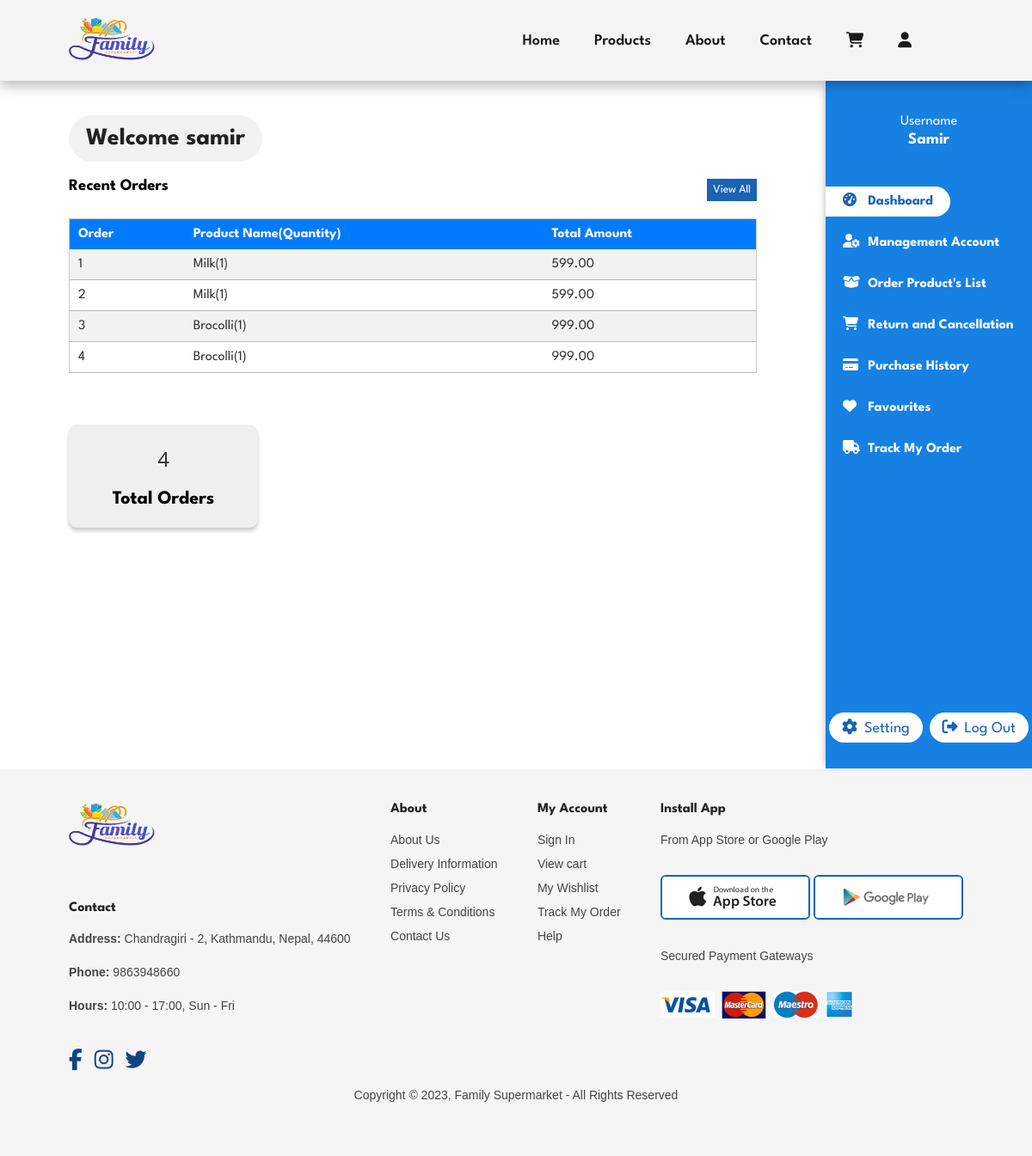
Screenshot of /customer.php (signed in) with the database file from the repository.
### tables this page shows
CREATE TABLE `form` (
  `id` int(11) NOT NULL,
  `name` varchar(60) NOT NULL,
  `email` varchar(50) NOT NULL,
  `password` varchar(50) NOT NULL,
  `phone` bigint(11) NOT NULL
);

CREATE TABLE `orders` (
  `order_id` int(11) NOT NULL,
  `product_id` int(11) DEFAULT NULL,
  `customer_id` int(11) NOT NULL,
  `username` varchar(50) NOT NULL,
  `email` varchar(50) NOT NULL,
  `phone` bigint(15) NOT NULL,
  `address` varchar(100) NOT NULL,
  `payment_mode` varchar(50) NOT NULL,
  `products` varchar(500) NOT NULL,
  `paid_amount` float(10,2) NOT NULL
);

### customer.php (the view, shortened to what this page needs)
<?php
    $activePage = '';
    include "header.php";
?>
<?php
    include 'dbconnect.php';
if(isset($_SESSION['customer_id'])) {
    $customer_id = $_SESSION['customer_id'];
    $customer_query = mysqli_query($conn, "SELECT * FROM form WHERE id = '$customer_id'");
    $customerData = mysqli_fetch_assoc($customer_query);
} else {
    echo "User ID is not set";
    header('location: login.php');
}
?>
<section id="dashboard">
    <div class="left-dash-sec section-p1">
        <h2>Welcome <?php echo $customerData['name'] ?></h2>
        <div class="recent-order">
                <div class="order-head">
                    <h3>Recent Orders</h3>
                    <button onclick="allOrders.php">View All</button>
                </div>
                <div class="container">
                    <table class="user-table">
                        <tr>
                            <th>Order</th>
                            <th>Product Name(Quantity)</th>
                            <th>Total Amount</th>
                        </tr>
                        <?php
                        $sql = "SELECT * FROM orders WHERE customer_id = '$customer_id' LIMIT 5";
                        $result = mysqli_query($conn, $sql);
                        if (mysqli_num_rows($result) > 0) {
                            $counter = 1;
                            while ($row = mysqli_fetch_assoc($result)) {
                                $products = $row['products'];
                                $totalAmount = $row['paid_amount'];
                                echo '<tr>';
                                echo '<td>' . $counter . '</td>';
                                echo '<td>' . $products . '</td>';
                                echo '<td>' . $totalAmount . '</td>';
                                echo '</tr>';
                                $counter++;
                            }
                        } else {
                            echo '<tr><td colspan="4">No recent orders found.</td></tr>';
                        }
                        $totalOrders = mysqli_num_rows($result);
                        ?>
                    </table>
                </div>
            </div>
            <div class="total-details-con">
                <div class="total-details">
                    <p><?php echo "$totalOrders" ?></p>
                    <h3>Total Orders</h3>
                </div>
            </div>
    </div>
    <div class="right-dash-sec-customer">
        <div class="sidebar">
            <div class='name'>
                <span>Username</span>
                <h3><?php echo $customerData['name'] ?></h3>
            </div>
            <nav>
                <ul>
                    <li><a class="active" href="customer.php"><i class="fas fa-tachometer-alt"></i> Dashboard</a></li>
                    <li><a href="#"><i class="fas fa-user-cog"></i> Management Account</a></li>
                    <li><a href="allOrders.php"><i class="fas fa-box-open"></i> Order Product's List</a></li>
                    <li><a href="#"><i class="fas fa-shopping-cart"></i> Return and Cancellation</a></li>
                    <li><a href="#"><i class="fas fa-credit-card"></i> Purchase History</a></li>
                    <li><a href="#"><i class="fas fa-heart"></i> Favourites</a></li>
                    <li><a href="#"><i class="fas fa-truck"></i> Track My Order</a></li>
                </ul>
            </nav>
            <div class="setting">
                <a href="#"><i class="fa-solid fa-gear"></i>Setting</a>
                <a href="customerLogout.php" ><i class="fa-solid fa-right-from-bracket"></i>Log Out</a>
            </div>
        </div>
    </div>
</section>
<footer class="section-p1">
        <div class="col">
            <a href="index.php"><img class="logo" src="./img/logo.png" alt="logo"></a>
            <h4>Contact</h4>
            <p> <strong>Address:</strong> Chandragiri - 2, Kathmandu, Nepal, 44600 </p>
            <p> <strong>Phone:</strong> 9863948660</p>
            <p> <strong>Hours:</strong> 10:00 - 17:00, Sun - Fri</p>
            <div class="follow">
                <i class="fa-brands fa-facebook-f"></i>
                <i class="fa-brands fa-instagram"></i>
                <i class="fa-brands fa-twitter"></i>
            </div>
        </div>
        <div class="col">
            <h4>About</h4>
            <a href="about.php">About Us</a>
            <a href="#">Delivery Information</a>
            <a href="#">Privacy Policy</a>
            <a href="termsCondtions.php">Terms & Conditions</a>
            <a href="contact.php">Contact Us</a>
        </div>
        <div class="col">
            <h4>My Account</h4>
            <a href="login.php">Sign In</a>
            <a href="cart.php">View cart</a>
            <a href="#">My Wishlist</a>
            <a href="#">Track My Order</a>
            <a href="#">Help</a>
        </div>
        <div class="col install">
            <h4>Install App</h4>
            <p>From App Store or Google Play</p>
            <div class="row">
                <img src="img/pay/app.jpg" alt="apple_store">
                <img src="img/pay/play.jpg" alt="googlePlay_store">
            </div>
            <p>Secured Payment Gateways</p>
            <img src="img/pay/pay.png" alt="payment methods">
        </div>
        <div class="copyright">
            <p>Copyright © 2023, Family Supermarket - All Rights Reserved</p>
        </div>
    </footer>
<?php include "footer.php" ?>

### header.php (shortened to what this page needs)
<!DOCTYPE html>
<html lang="en">
<head>
    <link rel="stylesheet" href="./css/styles.css">
    <link rel="stylesheet" href="./css/admin.css">
</head>
<body>
    <div class="header">
            <a href="index.php"><img src="./img/logo.png" class="logo" alt="logo"></a>
        <nav>
            <ul id="navbar">
                <li><a class="<?php echo ($activePage == 'home') ? 'active':''; ?>" href="index.php">Home</a></li>
                <li><a class="<?php echo ($activePage == 'products') ? 'active':''; ?>" href="products.php">Products</a></li>
                <li><a class="<?php echo ($activePage == 'about') ? 'active':''; ?>" href="about.php">About</a></li>
                <li><a class="<?php echo ($activePage == 'contact') ? 'active':''; ?>" href="contact.php">Contact</a></li>
                <li id="shop-cart"><a class="<?php echo ($activePage == 'cart') ? 'active':''; ?>" href="./cart.php"><i class="fa-solid fa-cart-shopping"></i></a></li>
                <li><a href="customer.php" class="login-btn"><i class="fa-solid fa-user"></i></a></li>
            </ul>
        </nav>
    </div>

### footer.php
</body>
</html>

### css/styles.css (style rules this page uses)
* { margin: 0; padding: 0; box-sizing: border-box; font-family: 'League Spartan', sans-serif; }
h2 { font-size: 46px; line-height: 54px; color: #222; }
h4 { font-size: 20px; color: #222 }
p { font-size: 16px; color: #5f5f5f; margin: 15px 0 20px 0; font-family: 'Segoe UI', Tahoma, Geneva, Verdana, sans-serif; }
.section-p1 { padding: 40px 80px; }
body { width: 100%; }
.logo { height: 50px; width: 100px; }
.header { display: flex; align-items: center; justify-content: space-between; padding: 20px 80px; background: #F5F5F5; box-shadow: 0 5px 15px rgba(0, 0, 0, 0.297); z-index: 999; position: sticky; top: 0; left: 0; }
#navbar { display: flex; align-items: center; justify-content: center; }
#navbar li { list-style: none; padding: 0 20px; }
#navbar li a { text-decoration: none; font-size: 18px; font-weight: 550; color: #1a1a1a; cursor: pointer; position: relative; }
#navbar a::after { content: ""; position: absolute; background-color: #1a63b5; border-radius: 5rem; height: 3px; width: 0; left: 0; bottom: -6px; transition: 0.3s; }
footer { display: flex; flex-wrap: wrap; justify-content: space-between; background-color: #F5F5F5; }
footer .col { display: flex; flex-direction: column; align-items: flex-start; margin-bottom: 20px; }
footer .logo { margin-bottom: 50px; }
footer h4 { font-size: 16px; padding-bottom: 20px; }
footer p { font-family: Arial, Helvetica, sans-serif; font-size: 14px; margin: 0 0 8px 0; color: #444444; }
footer p strong { font-family: Arial, Helvetica, sans-serif; font-size: 14px; }
footer a { font-family: Arial, Helvetica, sans-serif; font-size: 14px; text-decoration: none; color: #444444; margin-bottom: 12px; }
footer .follow { margin-top: 20px; }
footer .follow i { padding-right: 10px; cursor: pointer; font-size: 25px; color: #124485; }
footer .install .row img { border: 2px solid #1a63b5; border-radius: 6px; }
footer .install img { margin: 10px 0 30px 0; }
footer .copyright { width: 100%; text-align: center; }
.front h4, h2, p { padding-bottom: 15px; }
#cart th, td { padding: 10px; border-bottom: 1px solid #bbbbbb; color: #333; }
#dashboard { display: flex; justify-content: space-between; width: 100%; }
.left-dash-sec { width: 80%; }
.right-dash-sec-customer { position: static; width: 20%; box-shadow: -5px 0px 8px -5px rgba(0,0,0,0.3) ; }
.left-dash-sec h2 { font-size: 28px; background: #f2f2f2; display: inline-block; padding: 0 20px; border-radius: 50px; }
.sidebar { background-color: #1780e3; height: 100vh; color: #fff; padding-top: 40px; position: relative; display: flex; flex-direction: column; box-shadow: 4px 0px 4px rgba(0, 0, 0, 0.1); }
.sidebar nav { display: flex; flex-direction: column; }
.sidebar nav ul { margin-top: 40px; list-style: none; }
.sidebar nav li a { text-decoration: none; color: #fff; font-size: 16px; padding: 0 20px; line-height: 3; font-weight: 700; transition: 0.3s; }
.sidebar nav a.active, .sidebar nav a:hover { background-color: white; border-radius: 50px; color: #1a63b5; padding: 10px 20px; white-space: nowrap; border-top-left-radius: 0; border-bottom-left-radius: 0; }
.sidebar nav li a i { margin-right: 15px; max-width: 10px; }
.name { text-align: center; }
.name h3 { margin-top: 5px; text-transform: capitalize; }
.setting { display: flex; justify-content: space-around; margin-top: auto; align-items: center; margin-bottom: 30px; }
.setting a { color: #1a63b5; font-size: 18px; background-color: #ffffff; border-radius: 50px; border: none; outline: none; cursor: pointer; padding: 8px 15px; text-decoration: none; }
.setting a i { margin-right: 8px; }
.recent-order { margin-top: 20px; }
.recent-order .order-head { display: flex; justify-content: space-between; margin: 20px 0; }
.order-head button { padding: 7px; background-color: #1a63b5; color: #fff; border: none; }

### rows the page displays
form: name "samir", name "Samir"
orders: products "Milk(1)", paid_amount "599.00"
orders: products "Milk(1)", paid_amount "599.00"
orders: products "Brocolli(1)", paid_amount "999.00"
orders: products "Brocolli(1)", paid_amount "999.00"

### other values shown
$totalOrders "4"
